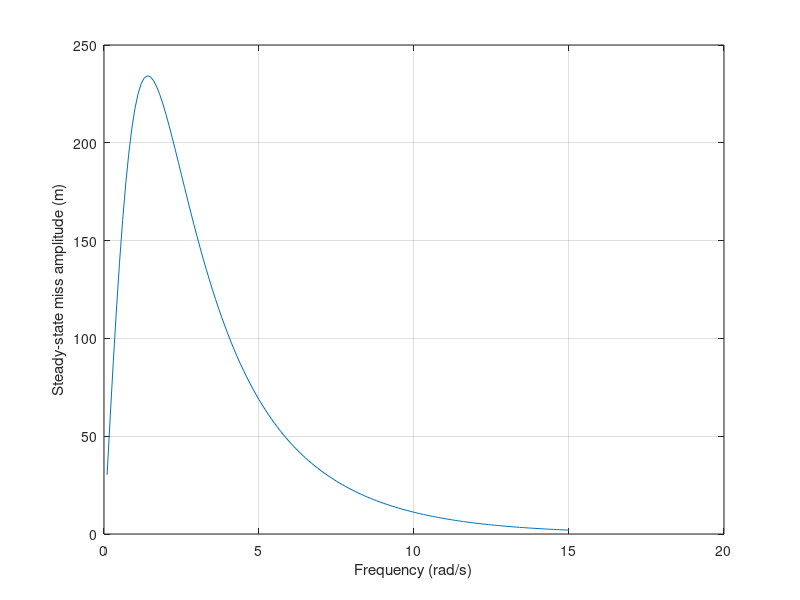

Source code (MATLAB):
T = 0.5; %Time Constant
N = 3.; 
wz = 5.; %Zero Frequency
wm = 20.; %Natural Frequency
damp = 0.7; %Damping
beta = sqrt(1.-damp^2);
B = (T^2-wz^(-2))/(2.*damp/wm -T- 1./(T*wm^2));
C = -1./wm^2 -B/T/wm^2;
D = -2.*damp/wm + C*T*wm^2 ;
wt = 3.5;
Tt = 0.15;
wzt = 15.;
dampt = 0.8;
for q = 1:150
    w(q,1) = q/10;
    ac1(q,1) = 0;
    ac2(q,1) = 0;
    ac3(q,1) = 0;
    ac4(q,1) = 0;
    G(q,1) = 0;
    GT(q,1)= 0;
    y (q,1) = 0;
end
for i = 1:150
    ac1(i,1) = w(i,1).^(N-2);
    ac2(i,1) = (w(i,1).^2.+ (1./T)^2).^(N*B/(T*2));
    ac3(i,1) = ((wm.^2- w(i,1).^2).^2 + 4.*(damp^2)...
        .*(w(i,1).^2)*wm.^2).^(C*N/4*wm^2);
    G(i,1) = atan((w(i,1)- wm*sqrt(1-damp^2))./wm/damp)-atan((w(i,1)+...
          wm*sqrt(1-damp^2))./wm/damp);
    ac4(i,1) = exp(N*wm*(D-C*damp*wm)./(2.*sqrt(1.-damp^2)).*G(i,1));
%     GT(i,1) = (1.-(w(i,1)./wzt).^2)./sqrt((1.+Tt^2)*((1.- ...
%         (w(i,1)./wt).^2.)^2+4*((w(i,1)./wt).^2).*dampt^2));
    GT(i,1) = 1.;
    y(i,1) = 9.81*ac1(i,1).*ac2(i,1).*ac3(i,1).*ac4(i,1).*GT(i,1);
end

plot(w,y);grid; xlabel('Frequency (rad/s)'); ylabel('Steady-state miss amplitude (m)');
